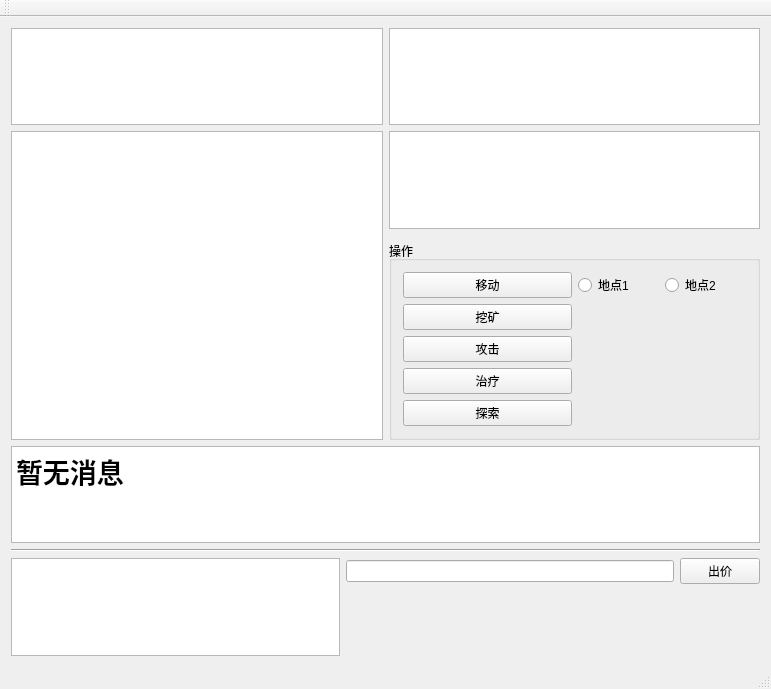
<?xml version="1.0" encoding="UTF-8"?>
<ui version="4.0">
 <class>testGameClass</class>
 <widget class="QMainWindow" name="testGameClass">
  <property name="geometry">
   <rect>
    <x>0</x>
    <y>0</y>
    <width>771</width>
    <height>689</height>
   </rect>
  </property>
  <property name="windowTitle">
   <string>testGame</string>
  </property>
  <widget class="QWidget" name="centralWidget">
   <layout class="QGridLayout" name="gridLayout_4">
    <item row="6" column="0" colspan="2">
     <widget class="Line" name="line">
      <property name="orientation">
       <enum>Qt::Horizontal</enum>
      </property>
     </widget>
    </item>
    <item row="3" column="1">
     <widget class="QGroupBox" name="groupBox_2">
      <property name="title">
       <string>操作</string>
      </property>
      <layout class="QGridLayout" name="gridLayout_3">
       <item row="8" column="0">
        <widget class="QPushButton" name="expBtn">
         <property name="text">
          <string>探索</string>
         </property>
        </widget>
       </item>
       <item row="0" column="1">
        <layout class="QHBoxLayout" name="mvgroup">
         <item>
          <widget class="QRadioButton" name="mv1Radio">
           <property name="text">
            <string>地点1</string>
           </property>
          </widget>
         </item>
         <item>
          <widget class="QRadioButton" name="mv2Radio">
           <property name="text">
            <string>地点2</string>
           </property>
          </widget>
         </item>
        </layout>
       </item>
       <item row="3" column="0">
        <widget class="QPushButton" name="healBtn">
         <property name="text">
          <string>治疗</string>
         </property>
        </widget>
       </item>
       <item row="1" column="0">
        <widget class="QPushButton" name="mineBtn">
         <property name="text">
          <string>挖矿</string>
         </property>
        </widget>
       </item>
       <item row="2" column="0">
        <widget class="QPushButton" name="atkBtn">
         <property name="text">
          <string>攻击</string>
         </property>
        </widget>
       </item>
       <item row="0" column="0">
        <widget class="QPushButton" name="mvBtn">
         <property name="text">
          <string>移动</string>
         </property>
        </widget>
       </item>
      </layout>
     </widget>
    </item>
    <item row="7" column="0" colspan="2">
     <layout class="QGridLayout" name="gridLayout">
      <item row="2" column="1">
       <widget class="QLineEdit" name="bidEdit"/>
      </item>
      <item row="2" column="3">
       <widget class="QPushButton" name="bidBtn">
        <property name="text">
         <string>出价</string>
        </property>
       </widget>
      </item>
      <item row="2" column="0" rowspan="3">
       <widget class="QTableView" name="bidTable"/>
      </item>
     </layout>
    </item>
    <item row="0" column="0">
     <widget class="QTableView" name="myInfo"/>
    </item>
    <item row="1" column="0" rowspan="3">
     <widget class="QTableView" name="playerList"/>
    </item>
    <item row="0" column="1">
     <widget class="QTableView" name="playerInfo"/>
    </item>
    <item row="1" column="1">
     <widget class="QTableView" name="expTable"/>
    </item>
    <item row="4" column="0" colspan="2">
     <widget class="QTextBrowser" name="tips">
      <property name="font">
       <font>
        <pointsize>20</pointsize>
        <weight>75</weight>
        <bold>true</bold>
       </font>
      </property>
      <property name="html">
       <string>&lt;!DOCTYPE HTML PUBLIC &quot;-//W3C//DTD HTML 4.0//EN&quot; &quot;http://www.w3.org/TR/REC-html40/strict.dtd&quot;&gt;
&lt;html&gt;&lt;head&gt;&lt;meta name=&quot;qrichtext&quot; content=&quot;1&quot; /&gt;&lt;style type=&quot;text/css&quot;&gt;
p, li { white-space: pre-wrap; }
&lt;/style&gt;&lt;/head&gt;&lt;body style=&quot; font-family:'SimSun'; font-size:20pt; font-weight:600; font-style:normal;&quot;&gt;
&lt;p style=&quot; margin-top:0px; margin-bottom:0px; margin-left:0px; margin-right:0px; -qt-block-indent:0; text-indent:0px;&quot;&gt;暂无消息&lt;/p&gt;&lt;/body&gt;&lt;/html&gt;</string>
      </property>
     </widget>
    </item>
   </layout>
  </widget>
  <widget class="QMenuBar" name="menuBar">
   <property name="geometry">
    <rect>
     <x>0</x>
     <y>0</y>
     <width>771</width>
     <height>23</height>
    </rect>
   </property>
  </widget>
  <widget class="QToolBar" name="mainToolBar">
   <attribute name="toolBarArea">
    <enum>TopToolBarArea</enum>
   </attribute>
   <attribute name="toolBarBreak">
    <bool>false</bool>
   </attribute>
  </widget>
  <widget class="QStatusBar" name="statusBar"/>
 </widget>
 <layoutdefault spacing="6" margin="11"/>
 <tabstops>
  <tabstop>bidBtn</tabstop>
  <tabstop>playerInfo</tabstop>
  <tabstop>playerList</tabstop>
  <tabstop>expTable</tabstop>
  <tabstop>expBtn</tabstop>
  <tabstop>mineBtn</tabstop>
  <tabstop>bidEdit</tabstop>
  <tabstop>healBtn</tabstop>
  <tabstop>mv1Radio</tabstop>
  <tabstop>bidTable</tabstop>
  <tabstop>mv2Radio</tabstop>
  <tabstop>atkBtn</tabstop>
  <tabstop>myInfo</tabstop>
  <tabstop>mvBtn</tabstop>
 </tabstops>
 <resources>
  <include location="testGame.qrc"/>
 </resources>
 <connections/>
</ui>
